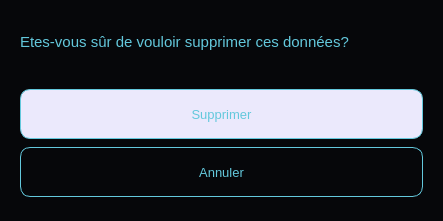
<?xml version="1.0" encoding="UTF-8"?>
<ui version="4.0">
 <class>SupProfDialog</class>
 <widget class="QDialog" name="SupProfDialog">
  <property name="geometry">
   <rect>
    <x>0</x>
    <y>0</y>
    <width>443</width>
    <height>221</height>
   </rect>
  </property>
  <property name="minimumSize">
   <size>
    <width>443</width>
    <height>221</height>
   </size>
  </property>
  <property name="maximumSize">
   <size>
    <width>443</width>
    <height>221</height>
   </size>
  </property>
  <property name="windowTitle">
   <string>Dialog</string>
  </property>
  <property name="styleSheet">
   <string notr="true">border-radius:10px; 
background-color: #06070a ;
</string>
  </property>
  <layout class="QVBoxLayout" name="verticalLayout_3">
   <item>
    <widget class="QFrame" name="frame_2">
     <property name="minimumSize">
      <size>
       <width>421</width>
       <height>61</height>
      </size>
     </property>
     <property name="maximumSize">
      <size>
       <width>421</width>
       <height>61</height>
      </size>
     </property>
     <property name="frameShape">
      <enum>QFrame::StyledPanel</enum>
     </property>
     <property name="frameShadow">
      <enum>QFrame::Raised</enum>
     </property>
     <layout class="QVBoxLayout" name="verticalLayout_2">
      <item>
       <widget class="QLabel" name="label">
        <property name="font">
         <font>
          <pointsize>11</pointsize>
         </font>
        </property>
        <property name="styleSheet">
         <string notr="true">color: #63C8DC;</string>
        </property>
        <property name="text">
         <string>Etes-vous sûr de vouloir supprimer ces données?</string>
        </property>
       </widget>
      </item>
     </layout>
    </widget>
   </item>
   <item>
    <widget class="QFrame" name="frame">
     <property name="minimumSize">
      <size>
       <width>421</width>
       <height>131</height>
      </size>
     </property>
     <property name="maximumSize">
      <size>
       <width>421</width>
       <height>131</height>
      </size>
     </property>
     <property name="frameShape">
      <enum>QFrame::StyledPanel</enum>
     </property>
     <property name="frameShadow">
      <enum>QFrame::Raised</enum>
     </property>
     <layout class="QVBoxLayout" name="verticalLayout">
      <item>
       <widget class="QPushButton" name="supBtn">
        <property name="minimumSize">
         <size>
          <width>120</width>
          <height>50</height>
         </size>
        </property>
        <property name="maximumSize">
         <size>
          <width>16777215</width>
          <height>16777215</height>
         </size>
        </property>
        <property name="font">
         <font>
          <pointsize>10</pointsize>
         </font>
        </property>
        <property name="styleSheet">
         <string notr="true">
QPushButton {
color: #63C8DC;
background-color:#EBE9FC;
border-radius:10px;
border: 1px solid #63C8DC;
}
QPushButton::hover {
color: #63C8DC;
background-color: #06070a ;
border-radius:10px;
}</string>
        </property>
        <property name="text">
         <string>Supprimer</string>
        </property>
       </widget>
      </item>
      <item>
       <widget class="QPushButton" name="cancelBtn">
        <property name="minimumSize">
         <size>
          <width>120</width>
          <height>50</height>
         </size>
        </property>
        <property name="maximumSize">
         <size>
          <width>16777215</width>
          <height>16777215</height>
         </size>
        </property>
        <property name="font">
         <font>
          <pointsize>10</pointsize>
         </font>
        </property>
        <property name="styleSheet">
         <string notr="true">QPushButton {
color: #63C8DC;
background-color: #06070a ;
border-radius:10px;
border: 1px solid #63C8DC;
}
</string>
        </property>
        <property name="text">
         <string>Annuler</string>
        </property>
       </widget>
      </item>
     </layout>
    </widget>
   </item>
  </layout>
 </widget>
 <resources/>
 <connections/>
</ui>
